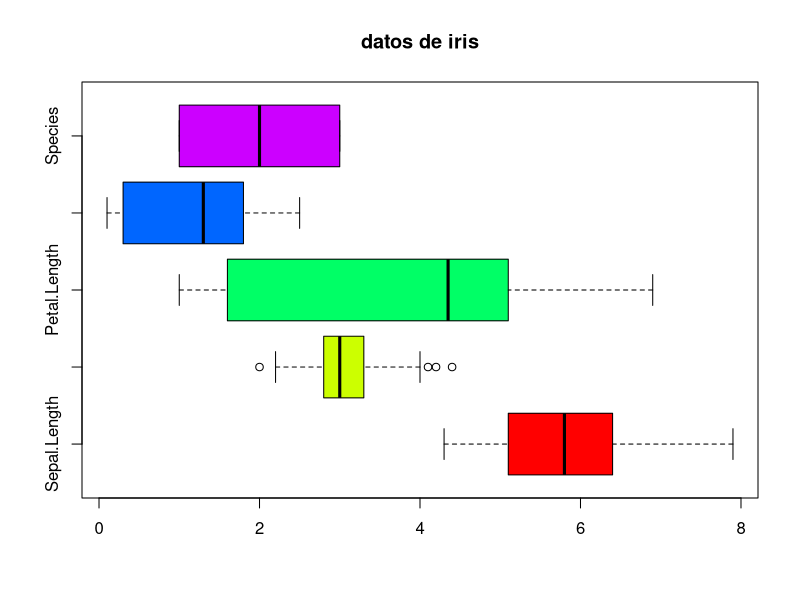

Write the R code that produced this figure.
## ---- chunk 1
knitr::opts_chunk$set(echo = TRUE)
## ---- chunk 2
boxplot(iris, col = rainbow(5), main = "datos de iris", horizontal = TRUE)
## ---- chunk 3
x = c(rep(7000, 50), rep(25000, 35), rep(60000, 6), 100000)
mean(x)
